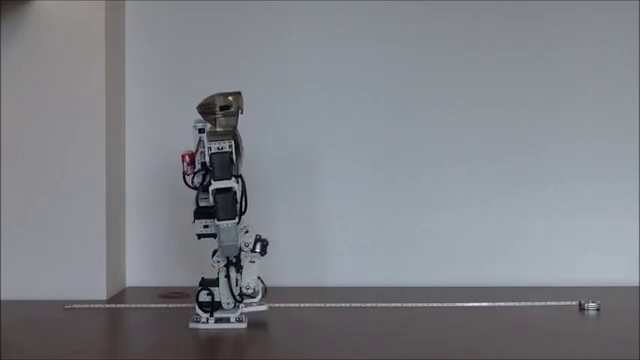
#> input picture project/data/biowalk-0300.png, 640 x 360 px
$ jupyter execute Segmentation.ipynb   (shell and % lines are left out)
#> lines starting #> are read from the running program, lines starting #| are printed output that depends on the picture; after the words box and inside, x2 and y2 are one past the last pixel; in counts of white or black regions, pixels touching at a corner belong together; long printed decimals are rounded
[cell 1]
import numpy as np
import matplotlib.pyplot as plt
import cv2

import preprocess_utils as pu

[cell 2]
# segmentation thresholding

img = cv2.imread('data/biowalk-0300.png',cv2.IMREAD_GRAYSCALE)
#> img: shape (360, 640); min 0, max 245, mean 129.6
#img = cv2.cvtColor(img, cv2.COLOR_BGR2HSV)[:,:,2]

scl = 1
img_orig = cv2.resize(img[85:335, 150:300],None,fx=scl, fy=scl, interpolation = cv2.INTER_CUBIC)
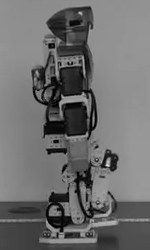
#> img_orig: shape (250, 150); min 0, max 245, mean 110

#img_blur = img_orig
img_blur = cv2.blur(img_orig,(5,5))
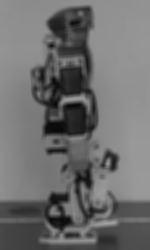
#> img_blur: shape (250, 150); min 8, max 161, mean 110
#img_blur = cv2.medianBlur(img_orig,5)
#img_blur = cv2.GaussianBlur(img_orig,(5,5),2,2)

# 1. Global thresholding
# 2. Variable thresholding
#    a. Local or Regional thresholding
#    b. Dynamic or Adaptive thresholding
T0 = 80
img_seg = np.zeros_like(img_blur)
img_seg[img_blur>T0] = 1

T, n, nmax, tol = T0, 0, 10, 0.001
img_seg2 = np.zeros_like(img_blur)
img_seg2[img_blur>T] = 1
while True:
    G1, G2 = img_seg2==0, img_seg2==1
    m1, m2 = np.sum(img_blur[G1])/np.sum(G1), np.sum(img_blur[G2])/np.sum(G2)
    T, Told, n = 0.5*(m1+m2), T, n+1
    img_seg2[img_blur>T] = 1
    print(m1,m2,T)
    if np.abs(T-Told)<tol or n==nmax:
        break
#> this loop made 2 passes
#> (m1, m2, T, Told, n) on passes 1 to 2: (55.56, 130.2, 92.89, 80, 1), (55.56, 130.2, 92.89, 92.89, 2)
#| 55.556 130.229 92.893
#| 55.556 130.229 92.893
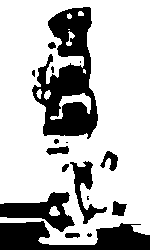
#> img_seg2: shape (250, 150); values 0 (black) and 1 (white), 72.9% white; 17 black regions (6 under 20 px), largest, box (x1, y1, x2, y2) and area: (32, 7, 98, 139) 4730, (0, 221, 150, 250) 2641, (0, 192, 75, 232) 1363

# Histogram
hist_full = cv2.calcHist([img_blur],[0],None,[256],[0,256])
#> hist_full = 256 values, max 1700 at index 146, min 0 at index 0, mean 146.5
hist_orig = cv2.calcHist([img_orig],[0],None,[256],[0,256])
#> hist_orig = 256 values, max 2068 at index 146, min 0 at index 182, mean 146.5

# Otsu's algorithm
L,N,M = 256,img_blur.shape[0],img_blur.shape[1]
#> L = 256; N = 250; M = 150
p = np.reshape(hist_full,(L,))/(N*M)
#> p = 256 values, max 0.0453 at index 146, min 0 at index 0, mean 0.00391
P = np.cumsum(p)
#> P = 256 values from 0 to 1
m = np.cumsum(np.arange(0,L)*p)
#> m = 256 values from 0 to 110
mG = m[-1]
#> mG = 110
print(p.shape)
#| (256,)
print(np.arange(0,L).shape)
#| (256,)
sigB2 = (mG*P-m)**2/P/(1-P)
sigG2 = np.cumsum((np.arange(0,L)-mG)**2*p)
#> sigG2 = 256 values from 0 to 1470.6
kp = np.argmax(sigB2)
#> kp = 0
nup = sigB2[kp]/sigG2
img_seg3 = np.zeros_like(img_blur)
img_seg3[img_blur>kp] = 1

plt.figure(figsize=(12,10))
plt.subplot(4,1,1),plt.plot(hist_full/N/M), plt.plot(hist_orig/N/M), plt.xlim([0,256])
plt.subplot(2,4,5),plt.imshow(img_blur, 'gray'), plt.axis('off')
plt.subplot(2,4,6),plt.imshow(img_seg, 'gray'), plt.axis('off'), plt.title('T: '+str(T0))
plt.subplot(2,4,7),plt.imshow(img_seg2, 'gray'), plt.axis('off'), plt.title('T: '+str(T))
plt.subplot(2,4,8),plt.imshow(img_seg3, 'gray'), plt.axis('off'), plt.title('T: '+str(kp))
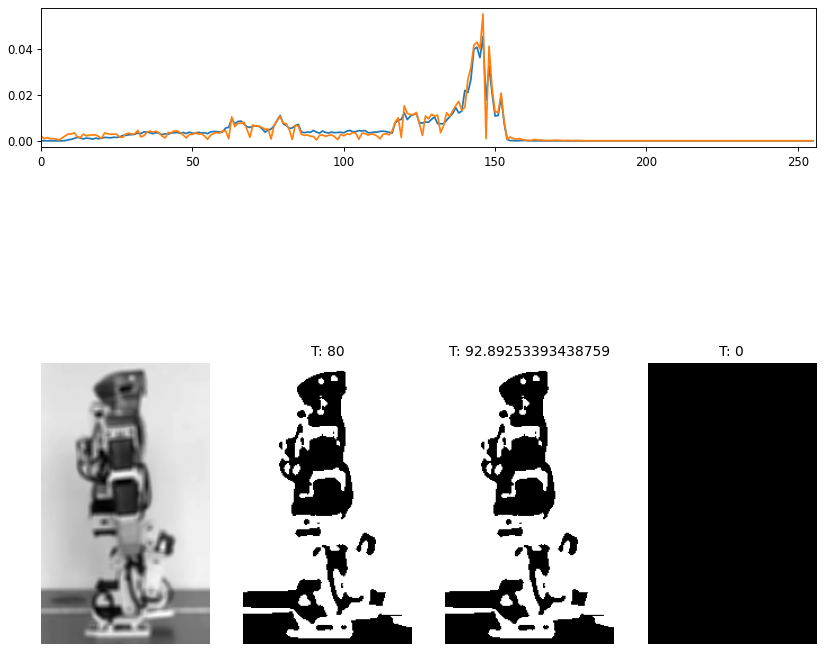
#> figure drawn by matplotlib, 5 panels; panel 1: curve peaks at x = 146, y = 0.0453; panel 1: curve peaks at x = 146, y = 0.0551
